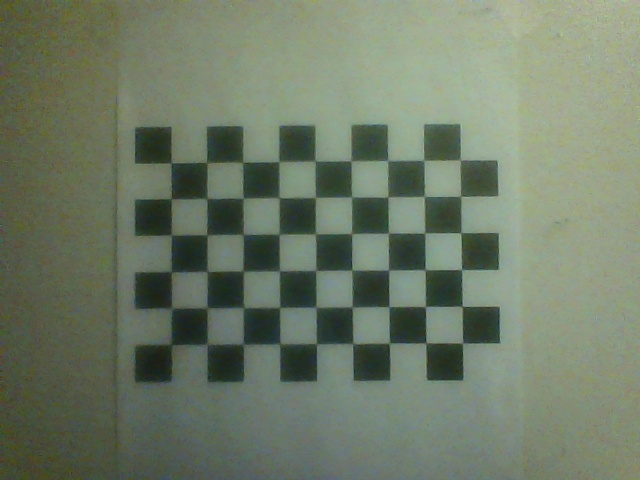
#> input picture calibration/calib_0.jpg, 640 x 480 px; its folder holds only this picture in this run
$ python calibrate.py
#> lines starting #> are read from the running program, lines starting #| are printed output that depends on the picture; after the words box and inside, x2 and y2 are one past the last pixel; in counts of white or black regions, pixels touching at a corner belong together; long printed decimals are rounded
import numpy as np
import cv2
import glob

# termination criteria
criteria = (cv2.TERM_CRITERIA_EPS + cv2.TERM_CRITERIA_MAX_ITER, 30, 0.001)

# prepare object points, like (0,0,0), (1,0,0), (2,0,0) ....,(6,5,0)
objp = np.zeros((6*9,3), np.float32)
objp[:,:2] = 0.02*np.mgrid[-4:5,-2:4].T.reshape(-1,2)
# objp[:,2] = 0.3

# Arrays to store object points and image points from all the images.
objpoints = [] # 3d point in real world space
imgpoints = [] # 2d points in image plane.

images = glob.glob('*.jpg')

for fname in images:
    img = cv2.imread(fname)
#> img is the input picture: shape (480, 640, 3); mean B, G, R 103.5, 123.2, 111.6
    gray = cv2.cvtColor(img,cv2.COLOR_BGR2GRAY)
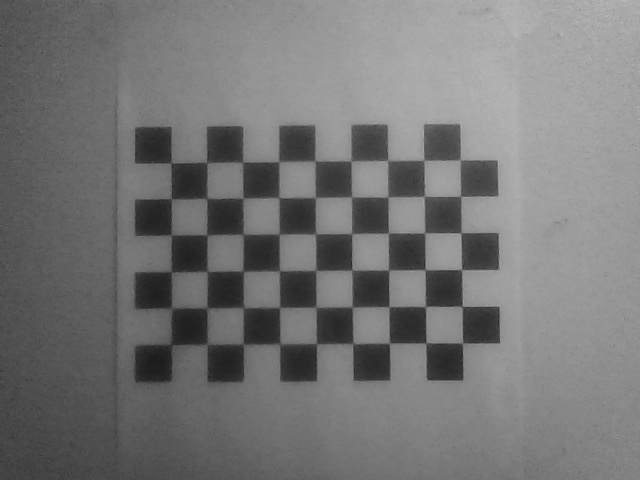
#> gray: shape (480, 640); min 27, max 188, mean 117.5

    # Find the chess board corners
    ret, corners = cv2.findChessboardCorners(gray, (9,6),None)
#> ret = True; corners = 54 rows, first 8: [170.8, 163.4], [207.2, 162.7], [242.7, 162.5], [278.9, 161.6], [315.1, 160.2], [350.8, 161.4], [387.3, 160.5], [423.3, 160.2]

    # If found, add object points, image points (after refining them)
    if ret == True:
        objpoints.append(objp)

        corners2 = cv2.cornerSubPix(gray,corners,(11,11),(-1,-1),criteria)
#> corners2 = 54 rows, first 8: [171, 162.9], [206.6, 162.3], [242.7, 162.2], [278.7, 161.6], [314.9, 160.9], [351.1, 160.9], [387.9, 160.4], [423.8, 160.3]
        imgpoints.append(corners2)

        # Draw and display the corners
        img = cv2.drawChessboardCorners(img, (9,6), corners2,ret)
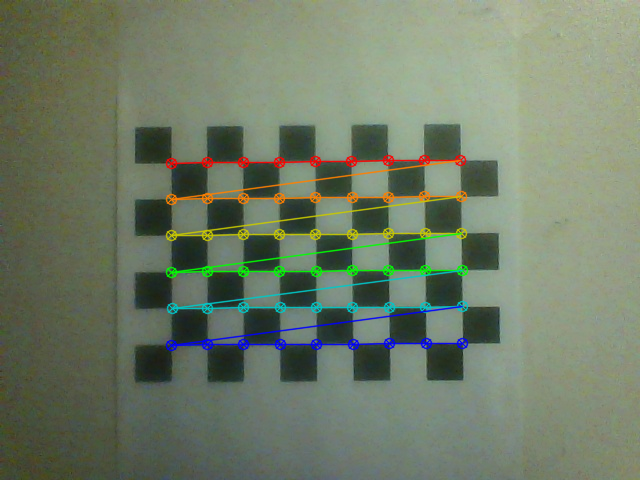
#> img: shape (480, 640, 3); 4.44% of pixels changed, all inside (x1, y1, x2, y2) = (165, 154, 469, 352)
        cv2.imshow('img',img)
        cv2.waitKey(0)
    else:
        print("failed")

cv2.destroyAllWindows()

ret, mtx, dist, rvecs, tvecs = cv2.calibrateCamera(objpoints, imgpoints, gray.shape[::-1],None,None)
#> ret = 0.235; mtx = [[990.6, 0, 321.6], [0, 996.3, 245.1], [0, 0, 1]]; dist = [[0.295, -32.47, 0.0036, 0.0041, 720.6]]; rvecs = ([-0.0312, 0.0184, -0.00766],); tvecs = ([-0.00341, -0.00611, 0.546],)

print(mtx)
#| [[990.581   0.         321.649]
#|  [  0.         996.281 245.058]
#|  [  0.           0.           1.        ]]

img = cv2.imread(images[0])
h,  w = img.shape[:2]
#> h = 480; w = 640
newcameramtx, roi=cv2.getOptimalNewCameraMatrix(mtx,dist,(w,h),1,(w,h))
#> newcameramtx = [[1398.7, 0, 315.3], [0, 1031.3, 244.1], [0, 0, 1]]; roi = (183, 170, 267, 149)
dst = cv2.undistort(img, mtx, dist, None, newcameramtx)
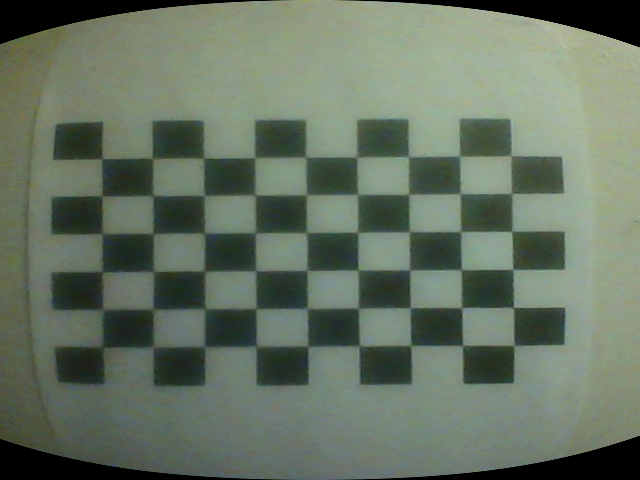
#> dst: shape (480, 640, 3); mean B, G, R 98.6, 115.1, 102.1

cv2.imshow('undistorted', dst)
cv2.waitKey(0)
